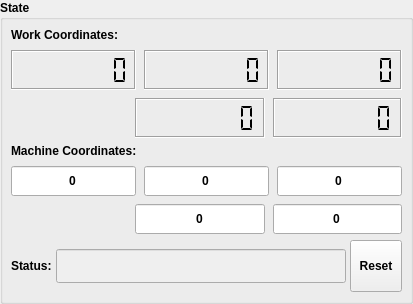
         <widget class="QGroupBox" name="grpState">
          <property name="font">
           <font>
            <weight>75</weight>
            <bold>true</bold>
           </font>
          </property>
          <property name="title">
           <string>State</string>
          </property>
          <property name="overrided" stdset="0">
           <bool>false</bool>
          </property>
          <layout class="QVBoxLayout" name="verticalLayout_6">
           <property name="leftMargin">
            <number>8</number>
           </property>
           <property name="topMargin">
            <number>8</number>
           </property>
           <property name="rightMargin">
            <number>8</number>
           </property>
           <property name="bottomMargin">
            <number>9</number>
           </property>
           <item>
            <layout class="QVBoxLayout" name="verticalLayout_4">
             <property name="spacing">
              <number>8</number>
             </property>
             <item>
              <layout class="QHBoxLayout" name="horizontalLayout_9">
               <item>
                <widget class="QLabel" name="label">
                 <property name="font">
                  <font>
                   <weight>75</weight>
                   <bold>true</bold>
                  </font>
                 </property>
                 <property name="text">
                  <string>Work Coordinates:</string>
                 </property>
                </widget>
               </item>
              </layout>
             </item>
             <item>
              <layout class="QHBoxLayout" name="horizontalLayout_8">
               <property name="spacing">
                <number>8</number>
               </property>
               <item>
                <widget class="QLCDNumber" name="txtWPosX">
                 <property name="minimumSize">
                  <size>
                   <width>116</width>
                   <height>40</height>
                  </size>
                 </property>
                 <property name="font">
                  <font>
                   <weight>75</weight>
                   <bold>true</bold>
                  </font>
                 </property>
                 <property name="autoFillBackground">
                  <bool>false</bool>
                 </property>
                 <property name="frameShape">
                  <enum>QFrame::Box</enum>
                 </property>
                 <property name="frameShadow">
                  <enum>QFrame::Sunken</enum>
                 </property>
                 <property name="lineWidth">
                  <number>1</number>
                 </property>
                 <property name="smallDecimalPoint">
                  <bool>true</bool>
                 </property>
                 <property name="digitCount">
                  <number>7</number>
                 </property>
                 <property name="segmentStyle">
                  <enum>QLCDNumber::Flat</enum>
                 </property>
                </widget>
               </item>
               <item>
                <widget class="QLCDNumber" name="txtWPosY">
                 <property name="minimumSize">
                  <size>
                   <width>116</width>
                   <height>40</height>
                  </size>
                 </property>
                 <property name="font">
                  <font>
                   <weight>75</weight>
                   <bold>true</bold>
                  </font>
                 </property>
                 <property name="frameShadow">
                  <enum>QFrame::Sunken</enum>
                 </property>
                 <property name="smallDecimalPoint">
                  <bool>true</bool>
                 </property>
                 <property name="digitCount">
                  <number>7</number>
                 </property>
                 <property name="segmentStyle">
                  <enum>QLCDNumber::Flat</enum>
                 </property>
                </widget>
               </item>
               <item>
                <widget class="QLCDNumber" name="txtWPosZ">
                 <property name="minimumSize">
                  <size>
                   <width>116</width>
                   <height>40</height>
                  </size>
                 </property>
                 <property name="font">
                  <font>
                   <weight>75</weight>
                   <bold>true</bold>
                  </font>
                 </property>
                 <property name="frameShadow">
                  <enum>QFrame::Sunken</enum>
                 </property>
                 <property name="smallDecimalPoint">
                  <bool>true</bool>
                 </property>
                 <property name="digitCount">
                  <number>7</number>
                 </property>
                 <property name="segmentStyle">
                  <enum>QLCDNumber::Flat</enum>
                 </property>
                </widget>
               </item>
              </layout>
             </item>
             <item>
              <layout class="QHBoxLayout" name="horizontalLayout_17">
               <item>
                <spacer name="horizontalSpacer_5">
                 <property name="orientation">
                  <enum>Qt::Horizontal</enum>
                 </property>
                 <property name="sizeType">
                  <enum>QSizePolicy::Fixed</enum>
                 </property>
                 <property name="sizeHint" stdset="0">
                  <size>
                   <width>124</width>
                   <height>38</height>
                  </size>
                 </property>
                </spacer>
               </item>
               <item>
                <widget class="QLCDNumber" name="txtWPosA">
                 <property name="minimumSize">
                  <size>
                   <width>116</width>
                   <height>40</height>
                  </size>
                 </property>
                 <property name="font">
                  <font>
                   <weight>75</weight>
                   <bold>true</bold>
                  </font>
                 </property>
                 <property name="frameShadow">
                  <enum>QFrame::Sunken</enum>
                 </property>
                 <property name="smallDecimalPoint">
                  <bool>true</bool>
                 </property>
                 <property name="digitCount">
                  <number>7</number>
                 </property>
                 <property name="segmentStyle">
                  <enum>QLCDNumber::Flat</enum>
                 </property>
                </widget>
               </item>
               <item>
                <widget class="QLCDNumber" name="txtWPosB">
                 <property name="enabled">
                  <bool>true</bool>
                 </property>
                 <property name="minimumSize">
                  <size>
                   <width>116</width>
                   <height>40</height>
                  </size>
                 </property>
                 <property name="font">
                  <font>
                   <weight>75</weight>
                   <bold>true</bold>
                  </font>
                 </property>
                 <property name="frameShadow">
                  <enum>QFrame::Sunken</enum>
                 </property>
                 <property name="smallDecimalPoint">
                  <bool>true</bool>
                 </property>
                 <property name="digitCount">
                  <number>7</number>
                 </property>
                 <property name="segmentStyle">
                  <enum>QLCDNumber::Flat</enum>
                 </property>
                </widget>
               </item>
              </layout>
             </item>
            </layout>
           </item>
           <item>
            <layout class="QVBoxLayout" name="verticalLayout_5">
             <property name="spacing">
              <number>8</number>
             </property>
             <item>
              <layout class="QHBoxLayout" name="horizontalLayout_10">
               <item>
                <widget class="QLabel" name="label_2">
                 <property name="font">
                  <font>
                   <weight>75</weight>
                   <bold>true</bold>
                  </font>
                 </property>
                 <property name="text">
                  <string>Machine Coordinates:</string>
                 </property>
                </widget>
               </item>
              </layout>
             </item>
             <item>
              <layout class="QHBoxLayout" name="horizontalLayout_11">
               <property name="spacing">
                <number>8</number>
               </property>
               <item>
                <widget class="QLineEdit" name="txtMPosX">
                 <property name="minimumSize">
                  <size>
                   <width>0</width>
                   <height>30</height>
                  </size>
                 </property>
                 <property name="font">
                  <font>
                   <weight>75</weight>
                   <bold>true</bold>
                  </font>
                 </property>
                 <property name="toolTip">
                  <string>X</string>
                 </property>
                 <property name="text">
                  <string>0</string>
                 </property>
                 <property name="alignment">
                  <set>Qt::AlignCenter</set>
                 </property>
                 <property name="readOnly">
                  <bool>true</bool>
                 </property>
                </widget>
               </item>
               <item>
                <widget class="QLineEdit" name="txtMPosY">
                 <property name="minimumSize">
                  <size>
                   <width>0</width>
                   <height>30</height>
                  </size>
                 </property>
                 <property name="font">
                  <font>
                   <weight>75</weight>
                   <bold>true</bold>
                  </font>
                 </property>
                 <property name="toolTip">
                  <string>Y</string>
                 </property>
                 <property name="text">
                  <string>0</string>
                 </property>
                 <property name="alignment">
                  <set>Qt::AlignCenter</set>
                 </property>
                 <property name="readOnly">
                  <bool>true</bool>
                 </property>
                </widget>
               </item>
               <item>
                <widget class="QLineEdit" name="txtMPosZ">
                 <property name="minimumSize">
                  <size>
                   <width>0</width>
                   <height>30</height>
                  </size>
                 </property>
                 <property name="font">
                  <font>
                   <weight>75</weight>
                   <bold>true</bold>
                  </font>
                 </property>
                 <property name="toolTip">
                  <string>Z</string>
                 </property>
                 <property name="text">
                  <string>0</string>
                 </property>
                 <property name="alignment">
                  <set>Qt::AlignCenter</set>
                 </property>
                 <property name="readOnly">
                  <bool>true</bool>
                 </property>
                </widget>
               </item>
              </layout>
             </item>
             <item>
              <layout class="QHBoxLayout" name="horizontalLayout_32">
               <item>
                <spacer name="horizontalSpacer_7">
                 <property name="orientation">
                  <enum>Qt::Horizontal</enum>
                 </property>
                 <property name="sizeType">
                  <enum>QSizePolicy::Fixed</enum>
                 </property>
                 <property name="sizeHint" stdset="0">
                  <size>
                   <width>124</width>
                   <height>30</height>
                  </size>
                 </property>
                </spacer>
               </item>
               <item>
                <widget class="QLineEdit" name="txtMPosA">
                 <property name="minimumSize">
                  <size>
                   <width>0</width>
                   <height>30</height>
                  </size>
                 </property>
                 <property name="font">
                  <font>
                   <weight>75</weight>
                   <bold>true</bold>
                  </font>
                 </property>
                 <property name="toolTip">
                  <string>A axis</string>
                 </property>
                 <property name="text">
                  <string>0</string>
                 </property>
                 <property name="alignment">
                  <set>Qt::AlignCenter</set>
                 </property>
                 <property name="readOnly">
                  <bool>true</bool>
                 </property>
                </widget>
               </item>
               <item>
                <widget class="QLineEdit" name="txtMPosB">
                 <property name="minimumSize">
                  <size>
                   <width>0</width>
                   <height>30</height>
                  </size>
                 </property>
                 <property name="font">
                  <font>
                   <weight>75</weight>
                   <bold>true</bold>
                  </font>
                 </property>
                 <property name="toolTip">
                  <string>B axis</string>
                 </property>
                 <property name="text">
                  <string>0</string>
                 </property>
                 <property name="alignment">
                  <set>Qt::AlignCenter</set>
                 </property>
                 <property name="readOnly">
                  <bool>true</bool>
                 </property>
                </widget>
               </item>
              </layout>
             </item>
            </layout>
           </item>
           <item>
            <layout class="QHBoxLayout" name="horizontalLayout_6">
             <property name="spacing">
              <number>4</number>
             </property>
             <item>
              <widget class="QLabel" name="Label">
               <property name="font">
                <font>
                 <weight>75</weight>
                 <bold>true</bold>
                </font>
               </property>
               <property name="text">
                <string>Status:</string>
               </property>
              </widget>
             </item>
             <item>
              <widget class="QLineEdit" name="txtStatus">
               <property name="enabled">
                <bool>false</bool>
               </property>
               <property name="minimumSize">
                <size>
                 <width>0</width>
                 <height>34</height>
                </size>
               </property>
               <property name="font">
                <font>
                 <pointsize>14</pointsize>
                 <weight>75</weight>
                 <bold>true</bold>
                </font>
               </property>
               <property name="styleSheet">
                <string notr="true">QLineEdit {color: palette(text);}</string>
               </property>
               <property name="alignment">
                <set>Qt::AlignCenter</set>
               </property>
               <property name="readOnly">
                <bool>true</bool>
               </property>
               <property name="status" stdset="0">
                <string/>
               </property>
              </widget>
             </item>
             <item>
              <widget class="QToolButton" name="cmdReset">
               <property name="sizePolicy">
                <sizepolicy hsizetype="Fixed" vsizetype="Fixed">
                 <horstretch>0</horstretch>
                 <verstretch>0</verstretch>
                </sizepolicy>
               </property>
               <property name="minimumSize">
                <size>
                 <width>52</width>
                 <height>52</height>
                </size>
               </property>
               <property name="text">
                <string>Reset</string>
               </property>
               <property name="icon">
                <iconset resource="images.qrc">
                 <normaloff>:/images/restart.png</normaloff>:/images/restart.png</iconset>
               </property>
               <property name="iconSize">
                <size>
                 <width>30</width>
                 <height>30</height>
                </size>
               </property>
               <property name="toolButtonStyle">
                <enum>Qt::ToolButtonTextUnderIcon</enum>
               </property>
              </widget>
             </item>
            </layout>
           </item>
          </layout>
         </widget>
